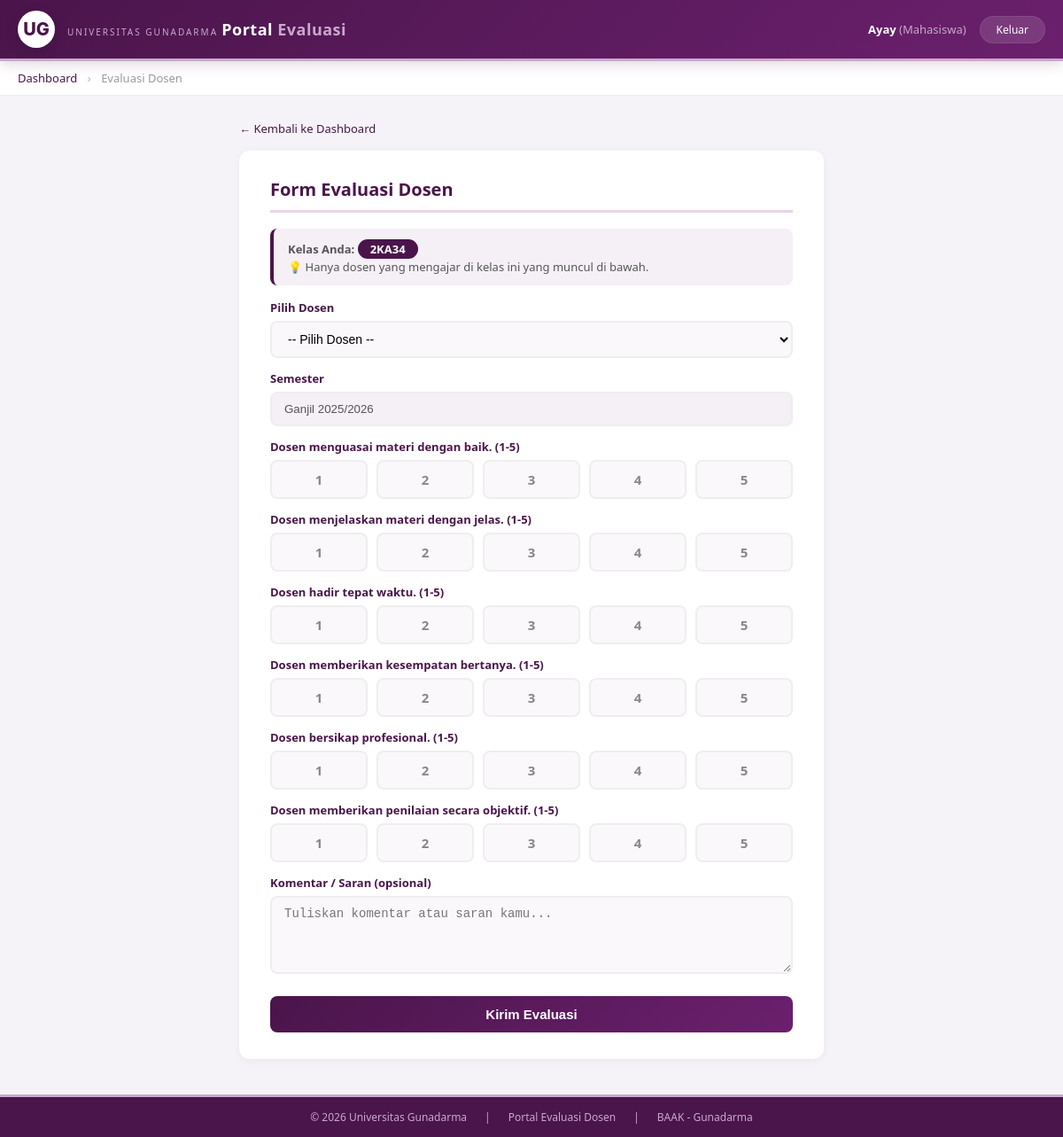
/evaluasi_dosen/mahasiswa/evaluasi_dosen.php (signed in), run on the app's committed database.
### tables this page shows
CREATE TABLE `kelas` (
  `id` int(11) NOT NULL,
  `nama` varchar(50) DEFAULT NULL,
  `semester` varchar(20) DEFAULT NULL,
  `tahun_akademik` varchar(20) DEFAULT NULL
);

CREATE TABLE `setting_evaluasi` (
  `id` int(11) NOT NULL,
  `kategori` varchar(20) DEFAULT NULL,
  `pertanyaan` text DEFAULT NULL,
  `aktif` tinyint(1) DEFAULT 1
);

### evaluasi_dosen/mahasiswa/evaluasi_dosen.php (the view, shortened to what this page needs)
<?php
require '../db.php';
$kelas_id = $_SESSION['kelas_id'];
$semester = "Ganjil 2025/2026";
$dosen_list = mysqli_query($conn, "SELECT
    d.id as dosen_id,
    d.nama as dosen,
    d.nidn,
    GROUP_CONCAT(DISTINCT mk.nama SEPARATOR ', ') as matakuliah,
    GROUP_CONCAT(DISTINCT mk.kode SEPARATOR ', ') as kode_matkul
FROM pengampu_kelas pk
JOIN dosen d ON pk.dosen_id = d.id
JOIN matakuliah mk ON pk.matkul_id = mk.id
WHERE pk.kelas_id = $kelas_id AND pk.semester = '$semester'
GROUP BY d.id
ORDER BY d.nama");
$pertanyaan = mysqli_query($conn, "SELECT * FROM setting_evaluasi WHERE kategori='dosen' AND aktif=1 ORDER BY id");
mysqli_data_seek($pertanyaan, 0);
$total_dosen = mysqli_num_rows($dosen_list);
$kelas_data = mysqli_fetch_assoc(mysqli_query($conn, "SELECT nama FROM kelas WHERE id = $kelas_id"));
$kelas_nama = $kelas_data['nama'] ?? 'Belum pilih kelas';
?>
<!DOCTYPE html>
<html lang="id">
<head>
    <link rel="stylesheet" href="../css/style.css">
</head>
<body>
    <div class="top-bar">
        <div class="wrapper">
            <div class="logo-area">
                <div class="logo-icon">UG</div>
                <div class="logo-text">
                    <span class="univ-name">UNIVERSITAS GUNADARMA</span>
                    <span class="portal-name">Portal <span>Evaluasi</span></span>
                </div>
            </div>
            <div class="user-menu">
                <span class="user-name"> <strong><?= $_SESSION['user_nama'] ?></strong> (Mahasiswa)</span>
                <a href="../logout.php" class="btn-logout">Keluar</a>
            </div>
        </div>
    </div>
    <div class="breadcrumb">
        <div class="wrapper">
            <a href="dashboard.php">Dashboard</a>
            <span class="separator">›</span>
            <span>Evaluasi Dosen</span>
        </div>
    </div>
    <div class="wrapper" style="max-width:700px; margin:0 auto; padding:0 20px;">
        <a href="dashboard.php" class="btn-back">← Kembali ke Dashboard</a>
        <div class="form-box">
            <h2> Form Evaluasi Dosen</h2>
            <div class="info-box">
                 <strong>Kelas Anda:</strong> <span class="kelas-badge"><?= $kelas_nama ?></span>
                <br>
                💡 Hanya dosen yang mengajar di kelas ini yang muncul di bawah.
            </div>
            <?php if ($total_dosen == 0): ?>
                <div class="alert-danger">
                     Belum ada dosen yang terdaftar untuk kelas ini.
                    <br>Silakan pilih kelas lain atau hubungi administrator.
                </div>
            <?php else: ?>
            <form method="POST">
                <label> Pilih Dosen</label>
                <select name="dosen_id" required>
                    <option value="">-- Pilih Dosen --</option>
                </select>
                <label> Semester</label>
                <input type="text" value="<?= $semester ?>" disabled style="background:#f5f0f6; padding:10px 14px; border-radius:8px; border:2px solid #eee; width:100%;">
                <?php while ($p = mysqli_fetch_assoc($pertanyaan)): ?>
                <label> <?= $p['pertanyaan'] ?> (1-5)</label>
                <div class="rating-group">
                    <?php for ($i = 1; $i <= 5; $i++): ?>
                        <label for="q<?= $p['id'] ?>_<?= $i ?>"><?= $i ?></label>
                    <?php endfor; ?>
                </div>
                <?php endwhile; ?>
                <label> Komentar / Saran (opsional)</label>
                <textarea name="komentar" rows="4" placeholder="Tuliskan komentar atau saran kamu..."></textarea>
                <button type="submit" class="btn-primary">Kirim Evaluasi</button>
            </form>
            <?php endif; ?>
        </div>
    </div>
    <div class="footer">
        <div class="wrapper">
            <span>© 2026 Universitas Gunadarma</span>
            <span>|</span>
            <span>Portal Evaluasi Dosen</span>
            <span>|</span>
            <span>BAAK - Gunadarma</span>
        </div>
    </div>
</body>
</html>

### evaluasi_dosen/css/style.css (style rules this page uses)
* { margin: 0; padding: 0; box-sizing: border-box; }
body { font-family: 'Segoe UI', Tahoma, Geneva, Verdana, sans-serif; background: #f5f3f7; min-height: 100vh; color: #2d2d2d; }
.wrapper { max-width: 1200px; margin: 0 auto; padding: 0 20px; }
.top-bar { background: linear-gradient(135deg, #4A154B 0%, #6B206D 100%); color: white; padding: 12px 0; border-bottom: 3px solid #c9a8cc; box-shadow: 0 2px 15px rgba(74, 21, 75, 0.2); position: sticky; top: 0; z-index: 1000; }
.top-bar .wrapper { display: flex; justify-content: space-between; align-items: center; flex-wrap: wrap; gap: 10px; }
.top-bar .logo-area { display: flex; align-items: center; gap: 14px; }
.top-bar .logo-area .logo-icon { font-size: 20px !important; font-weight: 800 !important; background: white !important; color: #4A154B !important; width: 42px !important; height: 42px !important; border-radius: 50% !important; display: flex !important; align-items: center !important; justify-content: center !important; font-family: 'Inter', 'Segoe UI', sans-serif !important; box-shadow: 0 4px 15px rgba(0,0,0,0.15) !important; letter-spacing: 0px !important; }
.top-bar .logo-area .logo-text .univ-name { font-size: 10px; color: #c9a8cc; letter-spacing: 2px; font-weight: 300; }
.top-bar .logo-area .logo-text .portal-name { font-size: 18px; font-weight: 700; letter-spacing: 0.5px; color: white; }
.top-bar .logo-area .logo-text .portal-name span { color: #c9a8cc; }
.top-bar .user-menu { display: flex; align-items: center; gap: 15px; }
.top-bar .user-menu .user-name { font-size: 13px; color: #c9a8cc; }
.top-bar .user-menu .user-name strong { color: white; font-weight: 600; }
.top-bar .user-menu .btn-logout { background: rgba(255,255,255,0.12); color: white; padding: 6px 18px; border-radius: 20px; text-decoration: none; font-size: 12px; font-weight: 500; transition: all 0.3s; border: 1px solid rgba(255,255,255,0.08); }
.breadcrumb { background: white; padding: 10px 0; border-bottom: 1px solid #eee; margin-bottom: 25px; }
.breadcrumb .wrapper { font-size: 13px; color: #999; }
.breadcrumb .wrapper a { color: #4A154B; text-decoration: none; font-weight: 500; }
.breadcrumb .wrapper .separator { margin: 0 8px; color: #c9a8cc; }
.form-box { background: white; padding: 30px 35px; border-radius: 12px; box-shadow: 0 2px 10px rgba(0,0,0,0.05); }
.form-box h2 { color: #4A154B; margin-bottom: 18px; border-bottom: 3px solid #e8d5e8; padding-bottom: 10px; font-size: 20px; }
.form-box label { display: block; font-size: 13px; font-weight: 600; color: #4A154B; margin: 14px 0 6px; }
.form-box select, .form-box textarea { width: 100%; padding: 10px 14px; border: 2px solid #eee; border-radius: 8px; font-size: 14px; transition: all 0.3s; background: #faf8fb; }
.form-box textarea { resize: vertical; min-height: 80px; }
.form-box .info-box { background: #f5f0f6; padding: 10px 16px; border-radius: 8px; margin-bottom: 16px; font-size: 13px; border-left: 4px solid #4A154B; color: #555; }
.rating-group { display: flex; gap: 10px; margin-top: 5px; flex-wrap: wrap; }
.rating-group label { flex: 1; text-align: center; margin: 0; padding: 10px 8px; border: 2px solid #eee; border-radius: 8px; cursor: pointer; font-size: 15px; font-weight: 700; min-width: 38px; transition: all 0.3s; background: #faf8fb; color: #888; }
.btn-primary, .form-box button[type="submit"] { width: 100%; padding: 12px; background: linear-gradient(135deg, #4A154B, #6B206D); color: white; border: none; border-radius: 8px; font-size: 15px; font-weight: 700; cursor: pointer; margin-top: 20px; transition: all 0.3s; }
.btn-back { display: inline-block; color: #4A154B; text-decoration: none; font-size: 13px; font-weight: 500; margin-bottom: 16px; }
.footer { background: #4A154B; color: #c9a8cc; text-align: center; padding: 14px 0; margin-top: 40px; font-size: 12px; border-top: 3px solid #c9a8cc; }
.footer .wrapper { display: flex; justify-content: center; gap: 20px; flex-wrap: wrap; }
.footer span { color: #c9a8cc; }

### data on the page
kelas: nama "2KA34"
setting_evaluasi: pertanyaan "Dosen menguasai materi dengan baik."
setting_evaluasi: pertanyaan "Dosen menjelaskan materi dengan jelas."
setting_evaluasi: pertanyaan "Dosen hadir tepat waktu."
setting_evaluasi: pertanyaan "Dosen memberikan kesempatan bertanya."
setting_evaluasi: pertanyaan "Dosen bersikap profesional."
setting_evaluasi: pertanyaan "Dosen memberikan penilaian secara objektif."

### other printed values
$_SESSION['user_nama'] "Ayay"
